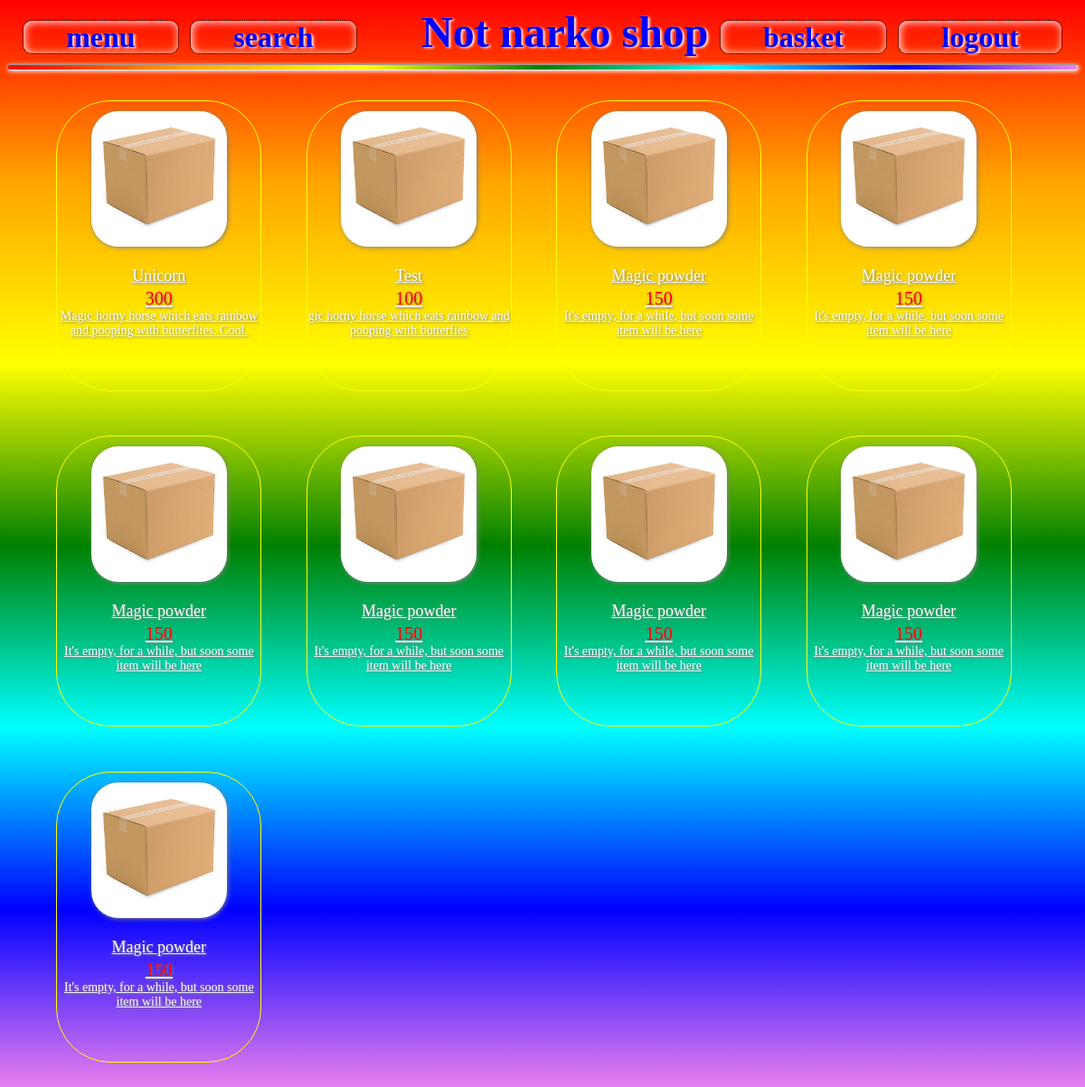
Page /index/ (signed in) on the committed database.
### catalog/models.py (models this page shows, shortened)
class Item(models.Model):
    item_name = models.CharField(max_length=50, default="Magic powder")
    item_cost = models.IntegerField('Cost', null=False, default='150')
    item_descr = models.TextField(max_length=1000, help_text='Enter a description:', default="It's empty, for a while, but soon some item will be here")
    item_image = models.FileField(upload_to='catalog/static/img/', default='blank.jpg')

### catalog/views.py (the view)
# urls.py: path('index/', views.index, name='index'),
@login_required
def index(request):
    item_name = Item.objects.all()
    item_cost = Item.objects.all()
    item_descr = Item.objects.all()
    item_image = Item.objects.all()
    context = {
        'item_name': item_name,
        'item_cost': item_cost,
        'item_descr': item_descr,
        'item_image': item_image,
    }
    return render(request, "index.html", context=context)

### cart/context_processors.py (called while the page is built)
def cart(request):
    return {'cart': Cart(request)}

### catalog/templates/index.html (shortened to what this page needs)
{% load static %}
<!DOCTYPE html>
<html lang="en">
<head>
    <link rel="stylesheet" href="{% static 'css/style.css' %}">
</head>
<body>
<div class="header">
    <a class="buttons" href="{% url 'index' %}">menu</a>
    <a class="buttons" id="cont">search</a>
    <span>Not narko shop</span>
    <a class="buttons" href="{% url 'cart:cart_detail' %}">basket</a>
    <a class="buttons" href="{% url 'login' %}">logout</a>
</div>
<hr>
<div class="items">
    {% for i in item_name %}
    <a class="item" href="{% url 'item_item' i.id %}">
        <div><img class="box" src="{% static 'img/box.png' %}"></div>
        <div class="i_name"><p>{{ i.item_name }}</p></div>
        <div class="cost">{{ i.item_cost }}</div>
        <div class="descr">{{ i.item_descr }}</div>
    </a>
    {% endfor %}
</div>
</body>
</html>

### catalog/static/css/style.css (style rules this page uses)
body { background: linear-gradient(red, orange, yellow, green, cyan, blue, violet); background-attachment: fixed; }
.header { color: blue; text-align: center; font-size: 48px; font-family: Fantasy, papyrus; font-weight: bold; text-shadow: 2px 1px 3px white; }
hr { height: 5px; color: white; background: linear-gradient(to right, red, orange, yellow, green, cyan, blue, violet); border-radius: 3px; box-shadow: 1px 1px 5px white; }
.items { display: table; width: 95%; height: auto; margin-left: 2.5%; }
.item { display: inline-block; width: 20%; height: 320px; margin: 2.2%; border-radius: 60px; color: white; border: solid 1px yellow; text-align: center; }
.box { height: 150px; width: 150px; border-radius: 30px; margin-top: 5%; object-fit: cover; box-shadow: 1px 1px 5px grey; }
.i_name { font-family: Lucida Handwriting; text-shadow: 1px 1px 3px grey; font-size: 18px; text-decoration: underline; }
.descr { font-family: Lucida Handwriting; text-shadow: 1px 1px 3px grey; font-size: 14px; }
.buttons { width: 100px; display: row; font-size: 32px; padding-left: 4%; padding-right: 4%; border: dotted 1px black; box-shadow: inset 1px 1px 10px white; border-radius: 10px; text-decoration: none; color: blue; }
#cont { margin-right: 5%; }
.cost { color: red; font-family: Lucida Handwriting; text-shadow: 1px 1px 3px grey; font-size: 20px; margin-top: -15px; }

### rows in the picture
Item: item_name "Unicorn", item_cost "300", item_descr "Magic horny horse which eats rainbow and pooping with butterflies. Cool."
Item: item_name "Test", item_cost "100", item_descr "gic horny horse which eats rainbow and pooping with butterfies"
Item: item_name "Magic powder", item_cost "150", item_descr "It's empty, for a while, but soon some item will be here"
Item: item_name "Magic powder", item_cost "150", item_descr "It's empty, for a while, but soon some item will be here"
Item: item_name "Magic powder", item_cost "150", item_descr "It's empty, for a while, but soon some item will be here"
Item: item_name "Magic powder", item_cost "150", item_descr "It's empty, for a while, but soon some item will be here"
Item: item_name "Magic powder", item_cost "150", item_descr "It's empty, for a while, but soon some item will be here"
Item: item_name "Magic powder", item_cost "150", item_descr "It's empty, for a while, but soon some item will be here"
Item: item_name "Magic powder", item_cost "150", item_descr "It's empty, for a while, but soon some item will be here"
